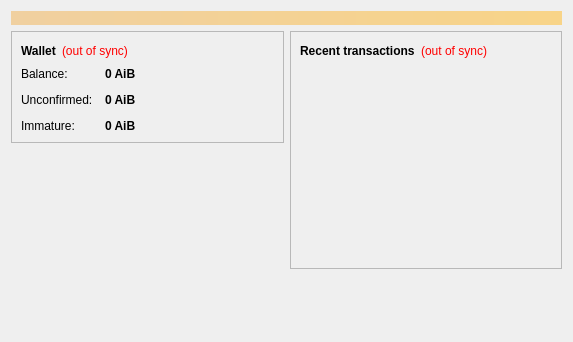
<?xml version="1.0" encoding="UTF-8"?>
<ui version="4.0">
 <class>OverviewPage</class>
 <widget class="QWidget" name="OverviewPage">
  <property name="geometry">
   <rect>
    <x>0</x>
    <y>0</y>
    <width>573</width>
    <height>342</height>
   </rect>
  </property>
  <property name="windowTitle">
   <string>Form</string>
  </property>
  <layout class="QVBoxLayout" name="topLayout">
   <item>
    <widget class="QLabel" name="labelAlerts">
     <property name="visible">
      <bool>false</bool>
     </property>
     <property name="styleSheet">
      <string notr="true">background-color: qlineargradient(x1: 0, y1: 0, x2: 1, y2: 0, stop:0 #F0D0A0, stop:1 #F8D488); color:#000000;</string>
     </property>
     <property name="wordWrap">
      <bool>true</bool>
     </property>
     <property name="margin">
      <number>3</number>
     </property>
    </widget>
   </item>
   <item>
    <layout class="QHBoxLayout" name="horizontalLayout" stretch="1,1">
     <item>
      <layout class="QVBoxLayout" name="verticalLayout_2">
       <item>
        <widget class="QFrame" name="frame">
         <property name="frameShape">
          <enum>QFrame::StyledPanel</enum>
         </property>
         <property name="frameShadow">
          <enum>QFrame::Raised</enum>
         </property>
         <layout class="QVBoxLayout" name="verticalLayout_4">
          <item>
           <layout class="QHBoxLayout" name="horizontalLayout_4">
            <item>
             <widget class="QLabel" name="label_5">
              <property name="font">
               <font>
                <weight>75</weight>
                <bold>true</bold>
               </font>
              </property>
              <property name="text">
               <string>Wallet</string>
              </property>
             </widget>
            </item>
            <item>
             <widget class="QLabel" name="labelWalletStatus">
              <property name="toolTip">
               <string>The displayed information may be out of date. Your wallet automatically synchronizes with the Aiblockchain network after a connection is established, but this process has not completed yet.</string>
              </property>
              <property name="styleSheet">
               <string notr="true">QLabel { color: red; }</string>
              </property>
              <property name="text">
               <string notr="true">(out of sync)</string>
              </property>
              <property name="alignment">
               <set>Qt::AlignLeading|Qt::AlignLeft|Qt::AlignVCenter</set>
              </property>
             </widget>
            </item>
            <item>
             <spacer name="horizontalSpacer_2">
              <property name="orientation">
               <enum>Qt::Horizontal</enum>
              </property>
              <property name="sizeHint" stdset="0">
               <size>
                <width>40</width>
                <height>20</height>
               </size>
              </property>
             </spacer>
            </item>
           </layout>
          </item>
          <item>
           <layout class="QFormLayout" name="formLayout_2">
            <property name="fieldGrowthPolicy">
             <enum>QFormLayout::AllNonFixedFieldsGrow</enum>
            </property>
            <property name="horizontalSpacing">
             <number>12</number>
            </property>
            <property name="verticalSpacing">
             <number>12</number>
            </property>
            <item row="0" column="0">
             <widget class="QLabel" name="label">
              <property name="text">
               <string>Balance:</string>
              </property>
             </widget>
            </item>
            <item row="0" column="1">
             <widget class="QLabel" name="labelBalance">
              <property name="font">
               <font>
                <weight>75</weight>
                <bold>true</bold>
               </font>
              </property>
              <property name="cursor">
               <cursorShape>IBeamCursor</cursorShape>
              </property>
              <property name="toolTip">
               <string>Your current balance</string>
              </property>
              <property name="text">
               <string notr="true">0 AiB</string>
              </property>
              <property name="textInteractionFlags">
               <set>Qt::LinksAccessibleByMouse|Qt::TextSelectableByKeyboard|Qt::TextSelectableByMouse</set>
              </property>
             </widget>
            </item>
            <item row="1" column="0">
             <widget class="QLabel" name="label_3">
              <property name="text">
               <string>Unconfirmed:</string>
              </property>
             </widget>
            </item>
            <item row="1" column="1">
             <widget class="QLabel" name="labelUnconfirmed">
              <property name="font">
               <font>
                <weight>75</weight>
                <bold>true</bold>
               </font>
              </property>
              <property name="cursor">
               <cursorShape>IBeamCursor</cursorShape>
              </property>
              <property name="toolTip">
               <string>Total of transactions that have yet to be confirmed, and do not yet count toward the current balance</string>
              </property>
              <property name="text">
               <string notr="true">0 AiB</string>
              </property>
              <property name="textInteractionFlags">
               <set>Qt::LinksAccessibleByMouse|Qt::TextSelectableByKeyboard|Qt::TextSelectableByMouse</set>
              </property>
             </widget>
            </item>
            <item row="2" column="0">
             <widget class="QLabel" name="labelImmatureText">
              <property name="text">
               <string>Immature:</string>
              </property>
             </widget>
            </item>
            <item row="2" column="1">
             <widget class="QLabel" name="labelImmature">
              <property name="font">
               <font>
                <weight>75</weight>
                <bold>true</bold>
               </font>
              </property>
              <property name="toolTip">
               <string>Mined balance that has not yet matured</string>
              </property>
              <property name="text">
               <string notr="true">0 AiB</string>
              </property>
              <property name="textInteractionFlags">
               <set>Qt::LinksAccessibleByMouse|Qt::TextSelectableByKeyboard|Qt::TextSelectableByMouse</set>
              </property>
             </widget>
            </item>
           </layout>
          </item>
         </layout>
        </widget>
       </item>
       <item>
        <spacer name="verticalSpacer">
         <property name="orientation">
          <enum>Qt::Vertical</enum>
         </property>
         <property name="sizeHint" stdset="0">
          <size>
           <width>20</width>
           <height>40</height>
          </size>
         </property>
        </spacer>
       </item>
      </layout>
     </item>
     <item>
      <layout class="QVBoxLayout" name="verticalLayout_3">
       <item>
        <widget class="QFrame" name="frame_2">
         <property name="frameShape">
          <enum>QFrame::StyledPanel</enum>
         </property>
         <property name="frameShadow">
          <enum>QFrame::Raised</enum>
         </property>
         <layout class="QVBoxLayout" name="verticalLayout">
          <item>
           <layout class="QHBoxLayout" name="horizontalLayout_2">
            <item>
             <widget class="QLabel" name="label_4">
              <property name="text">
               <string>&lt;b&gt;Recent transactions&lt;/b&gt;</string>
              </property>
             </widget>
            </item>
            <item>
             <widget class="QLabel" name="labelTransactionsStatus">
              <property name="toolTip">
               <string>The displayed information may be out of date. Your wallet automatically synchronizes with the Aiblockchain network after a connection is established, but this process has not completed yet.</string>
              </property>
              <property name="styleSheet">
               <string notr="true">QLabel { color: red; }</string>
              </property>
              <property name="text">
               <string notr="true">(out of sync)</string>
              </property>
              <property name="alignment">
               <set>Qt::AlignRight|Qt::AlignTrailing|Qt::AlignVCenter</set>
              </property>
             </widget>
            </item>
            <item>
             <spacer name="horizontalSpacer">
              <property name="orientation">
               <enum>Qt::Horizontal</enum>
              </property>
              <property name="sizeHint" stdset="0">
               <size>
                <width>40</width>
                <height>20</height>
               </size>
              </property>
             </spacer>
            </item>
           </layout>
          </item>
          <item>
           <widget class="QListView" name="listTransactions">
            <property name="styleSheet">
             <string notr="true">QListView { background: transparent; }</string>
            </property>
            <property name="frameShape">
             <enum>QFrame::NoFrame</enum>
            </property>
            <property name="verticalScrollBarPolicy">
             <enum>Qt::ScrollBarAlwaysOff</enum>
            </property>
            <property name="horizontalScrollBarPolicy">
             <enum>Qt::ScrollBarAlwaysOff</enum>
            </property>
            <property name="selectionMode">
             <enum>QAbstractItemView::NoSelection</enum>
            </property>
           </widget>
          </item>
         </layout>
        </widget>
       </item>
       <item>
        <spacer name="verticalSpacer_2">
         <property name="orientation">
          <enum>Qt::Vertical</enum>
         </property>
         <property name="sizeHint" stdset="0">
          <size>
           <width>20</width>
           <height>40</height>
          </size>
         </property>
        </spacer>
       </item>
      </layout>
     </item>
    </layout>
   </item>
  </layout>
 </widget>
 <resources/>
 <connections/>
</ui>
